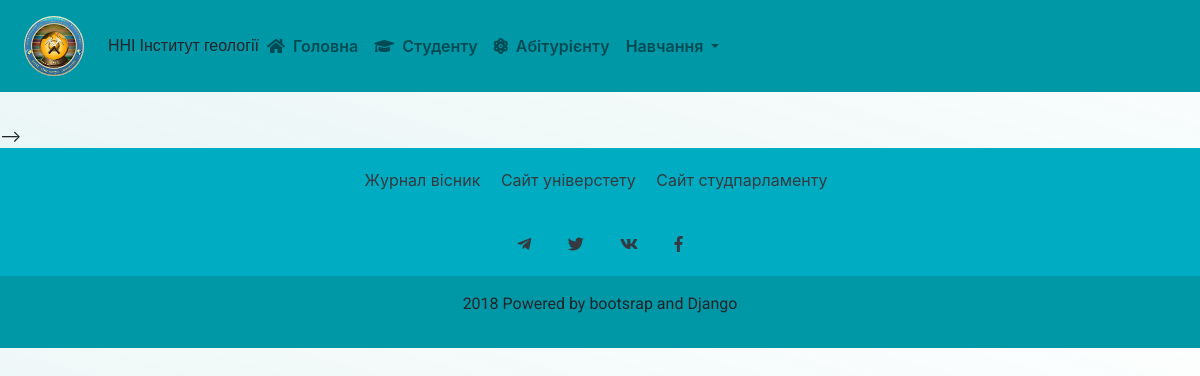
The page /rozklad/ on the database as committed earlier.
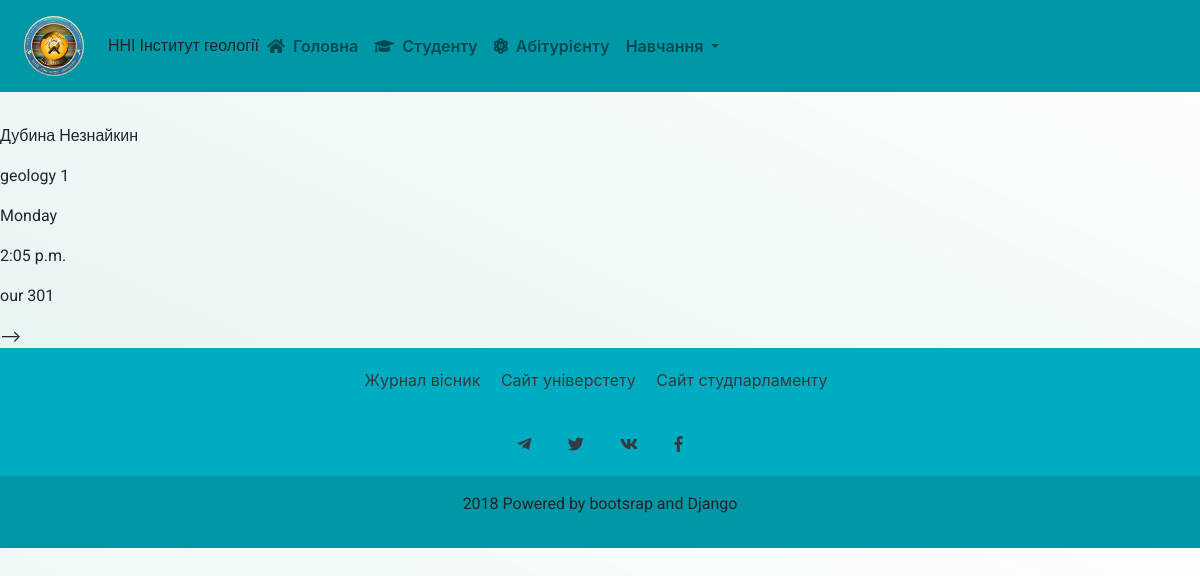
The same page on the database as committed later.
### web/models.py (models this page shows, shortened)
class rozklad(models.Model):
   pare_id = models.ForeignKey(pare)
   day_id = models.ForeignKey(day)
   cource_id = models.ForeignKey(cource)
   subject_id = models.ForeignKey(subject)
   teacher_id = models.ForeignKey(teacher)
   room_id = models.ForeignKey(room)

class teacher(models.Model):
    name = models.TextField()
    first_name = models.TextField()
    def __unicode__(self):
        return "%s %s" % (self.name,self.first_name)

class cource(models.Model):
    cathed_name = models.TextField(max_length=50)
    cource_id = models.IntegerField()
    def __unicode__(self):
        return "%s %s" %(self.cathed_name,self.cource_id)

class day(models.Model):
    day = models.TextField()
    def __unicode__(self):
        return self.day

class pare(models.Model):
    id_pare = models.IntegerField()
    start_time = models.TimeField()
    end_time = models.TimeField()

class room(models.Model):
    building = models.TextField()
    roof = models.IntegerField()
    def __unicode__(self):
        return "%s %s" % (self.building,self.roof)

### web/views.py (the view)
# urls.py: url(r'^rozklad/$', web.views.rozkladd, name ="rozklad"),
def rozkladd(request):
    roz= rozklad.objects.all()
    return render(request,'web/rozklad.html',locals())

### web/templates/web/rozklad.html (shortened to what this page needs)
{% extends "web/base.html" %}
{% load staticfiles %}
{% block content %}
   {% for r in roz %}
        {% if r.day_id.day == "Monday" and r.cource_id.cathed_name == "geology" %}
          <p>{{ r.teacher_id }}</p>
            <p>{{ r.cource_id }}</p>
          <p>{{ r.day_id }}</p>
           <p>{{ r.pare_id.start_time }}</p>
          <p>{{ r.room_id }}</p>
        {% endif %}
    {% endfor %}-->
{% endblock %}

### web/templates/web/base.html (shortened to what this page needs)
{% load staticfiles %}
<!DOCTYPE html>
<html lang="en">
  <head>
    <link rel="stylesheet" href="https://use.fontawesome.com/releases/v5.3.1/css/all.css">
    <link href="{% static  "web/bootstrap.css" %}" rel="stylesheet">
      <link href="{% static  "web/static/style.css" %}" rel="stylesheet">
  </head>
  <body style="background-image: linear-gradient(to left bottom, rgba(32, 178, 170,0.01),rgba(0, 139, 139,0.11)) ">
   <nav class="navbar navbar-expand-lg navbar-light sticky-top" style="background-color: #0097A7">
  <a class="navbar-brand p-2" href={% url "home" %} ><img class="rounded-circle" src="{% static  "img/unnamed.jpg" %}" width="60" height="60"></a>
  <p class='mt-3'>ННІ Інститут геології</p>
  <div class="collapse navbar-collapse" id="navbarNavDropdown">
    <ul class="navbar-nav">
      <li class="nav-item " >
    <a class="nav-link" href="#"> <i class="fas fa-home pr-2"></i>Головна </a>
      </li>
      <li class="nav-item">
        <a class="nav-link" href="#"> <i class="fas fa-graduation-cap pr-2"></i>Студенту</a>
      </li>
      <li class="nav-item">
        <a class="nav-link" href="https://coursehunters.net/course/react-native-prakticheskoe-rukovodstvo"> <i class="fas fa-atom pr-2"></i>Абітурієнту</a>
      </li>
      <li class="nav-item dropdown">
        <a class="nav-link dropdown-toggle" href="#" id="na" role="button" data-toggle="dropdown" aria-haspopup="false" aria-expanded="false">
          Навчання
        </a>
      </li>
    </ul>
  </div>
</nav>
<div>
        {% block content %} {% endblock %}
</div>
<div class=" footer text-center p-3 " style="background-color: #00ACC1">
          <ul class="list-unstyled text-small " style='line-height: 2rem'>
            <li style="display:inline"><a class="text-dark pr-2" href="#">Журнал вісник</a></li>
            <li style="display:inline"><a class="text-dark p-2" href="#">Сайт універстету</a></li>
            <li style="display:inline"><a class="text-dark p-2" href="#">Сайт студпарламенту </a></li>
          </ul>
</div>
<div class=" footer p-2 " style ='background-color: #00ACC1'>
    <div class="container col-xs-12 text-center">
        <a href="https://t.me/studparlam" class="text-dark"><i class="p-3 fab fa-telegram-plane"></i></a>
        <a href="boot.html" class="text-dark"> <i class="p-3 fab fa-twitter"></i></a>
        <a href="boot.html" class="text-dark"> <i class="p-3 fab fa-vk"></i></a>
        <a href="https://www.facebook.com/www.geol.univ.kiev.ua/" class="text-dark"> <i class="p-3 fab fa-facebook-f"></i></a>
    </div>
</div>
<div class="footer  text-center p-3 col-xs-12" style =' background-color: #0097A7'>
       <p > 2018 Powered by bootsrap and Django</p>
</div>
  </body>
</html>

Rows that differ between the two databases and show on the page:
added rozklad: teacher_id "Дубина Незнайкин", cource_id "geology 1", day_id "Monday", pare_id.start_time "2:05 p.m.", room_id "our 301"
